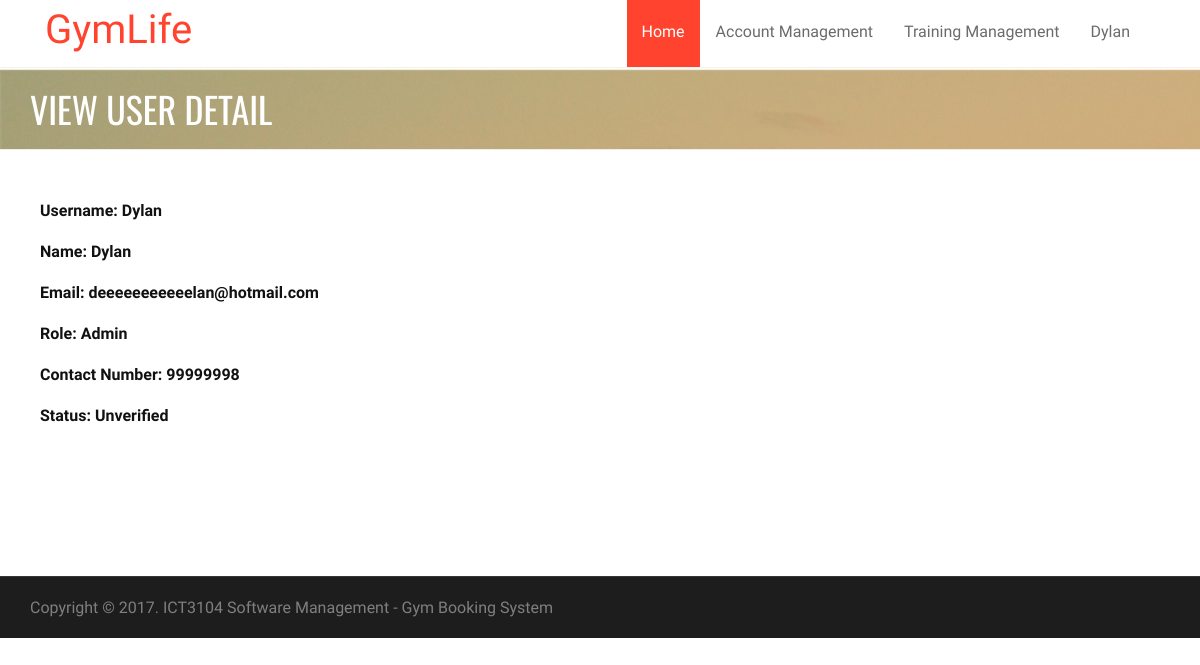
The app's page /admin/viewUser.php?id=1 (signed in), older data.
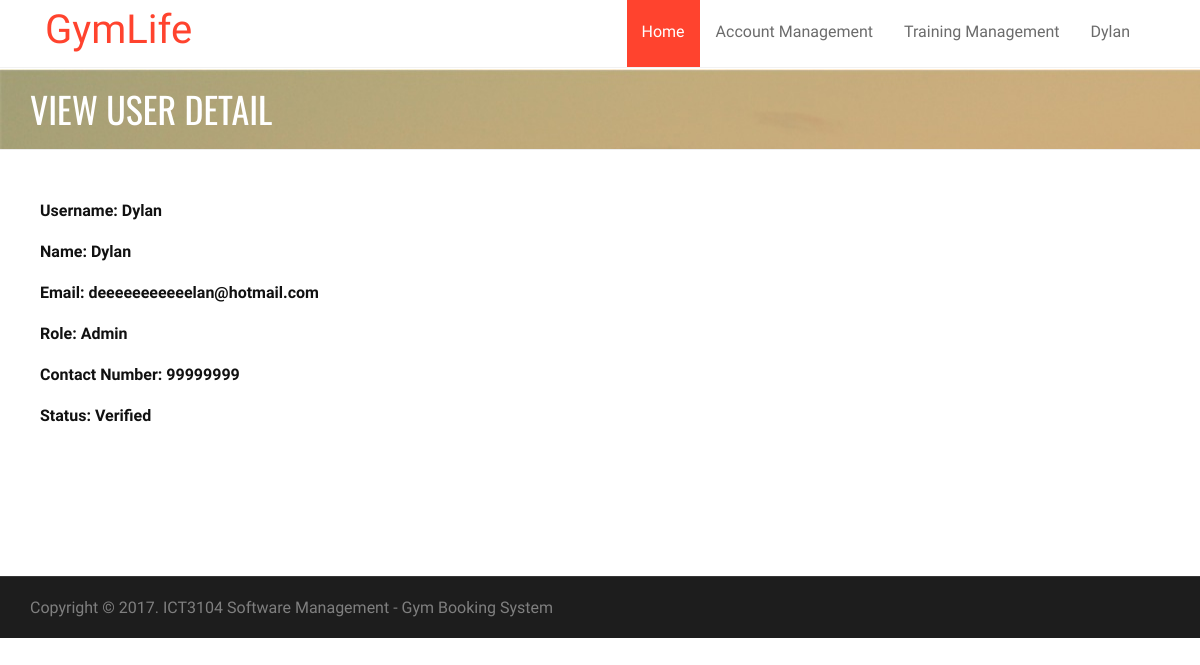
The same page, newer data.
### tables this page shows
CREATE TABLE `user` (
  `userID` int(11) NOT NULL,
  `roleID` int(11) NOT NULL,
  `name` varchar(255) NOT NULL,
  `userName` varchar(15) NOT NULL,
  `email` varchar(255) NOT NULL,
  `contactNumber` int(11) NOT NULL,
  `password` varchar(255) NOT NULL,
  `status` int(11) NOT NULL,
  `passwordChange` bit(1) NOT NULL
);

### db.class.php (called while the page is built, shortened)
<?php
class DB {
  protected static $mdb = null;
  public static function getMDB() {
    $mdb = DB::$mdb;
    if ($mdb === null) {
      $mdb = DB::$mdb = new MeekroDB();
    }
    $db_class_vars = get_class_vars('DB');
    return $mdb;
  }
  public static function queryFirstRow() { $args = func_get_args(); return call_user_func_array(array(DB::getMDB(), 'queryFirstRow'), $args); }
}
class MeekroDB {
  public $dbName = '';
  public $user = '';
  public $password = '';
  public $host = 'localhost';
  public $port = null;
  public $encoding = 'latin1';
  public $param_char = '%';
  public $named_param_seperator = '_';
  public $connect_options = array(MYSQLI_OPT_CONNECT_TIMEOUT => 30);
  public $internal_mysql = null;
  public function __construct($host=null, $user=null, $password=null, $dbName=null, $port=null, $encoding=null) {
    if ($host === null) $host = DB::$host;
    if ($user === null) $user = DB::$user;
    if ($password === null) $password = DB::$password;
    if ($dbName === null) $dbName = DB::$dbName;
    if ($port === null) $port = DB::$port;
    if ($encoding === null) $encoding = DB::$encoding;
    $this->host = $host;
    $this->user = $user;
    $this->password = $password;
    $this->dbName = $dbName;
    $this->port = $port;
    $this->encoding = $encoding;
  }
  public function get() {
    $mysql = $this->internal_mysql;
    if (!($mysql instanceof MySQLi)) {
      if (! $this->port) $this->port = ini_get('mysqli.default_port');
      $mysql = new mysqli();
      foreach ($this->connect_options as $key => $value) {
        $mysql->options($key, $value);
      }
      $mysql->set_charset($this->encoding);
      $this->internal_mysql = $mysql;
    }
    return $mysql;
  }
  protected function preparseQueryParams() {
    $args = func_get_args();
    $sql = trim(strval(array_shift($args)));
    $args_all = $args;
    $param_char_length = strlen($this->param_char);
    $named_seperator_length = strlen($this->named_param_seperator);
    $types = array(
      $this->param_char . 'll',
      $this->param_char . 'ls',
      $this->param_char . 'l',
      $this->param_char . 'li',
      $this->param_char . 'ld',
      $this->param_char . 'lb',
      $this->param_char . 'lt',
      $this->param_char . 's',
      $this->param_char . 'i',
      $this->param_char . 'd',
      $this->param_char . 'b',
      $this->param_char . 't',
      $this->param_char . '?',
      $this->param_char . 'ss'
    );
    $posList = array();
    foreach ($types as $type) {
      $lastPos = 0;
      while (($pos = strpos($sql, $type, $lastPos)) !== false) {
        $lastPos = $pos + 1;
        $posList[$pos] = $type;
      }
    }
    ksort($posList);
    $chunkyQuery = array();
    $pos_adj = 0;
    foreach ($posList as $pos => $type) {
      $type = substr($type, $param_char_length);
      $length_type = strlen($type) + $param_char_length;
      $new_pos = $pos + $pos_adj;
      $new_pos_back = $new_pos + $length_type;
      $arg_number_length = 0;
      if ($arg_number_length = strspn($sql, '0123456789', $new_pos_back)) {
        $arg_number = substr($sql, $new_pos_back, $arg_number_length);
        if (! array_key_exists($arg_number, $args_all)) $this->nonSQLError("Non existent argument reference (arg $arg_number): $sql");
        $arg = $args_all[$arg_number];
      } else {
        $arg = array_shift($args);
      }
      if ($new_pos > 0) $chunkyQuery[] = substr($sql, 0, $new_pos);
      if (is_object($arg) && ($arg instanceof WhereClause)) {
        list($clause_sql, $clause_args) = $arg->textAndArgs();
        array_unshift($clause_args, $clause_sql);
        $preparsed_sql = call_user_func_array(array($this, 'preparseQueryParams'), $clause_args);
        $chunkyQuery = array_merge($chunkyQuery, $preparsed_sql);
      } else {
        $chunkyQuery[] = array('type' => $type, 'value' => $arg);
      }
      $sql = substr($sql, $new_pos_back + $arg_number_length);
      $pos_adj -= $new_pos_back + $arg_number_length;
    }
    return $chunkyQuery;
  }
  protected function escape($str) { return "'" . $this->get()->real_escape_string(strval($str)) . "'"; }
  protected function parseQueryParams() {
    $args = func_get_args();
    $chunkyQuery = call_user_func_array(array($this, 'preparseQueryParams'), $args);
    $query = '';
    $array_types = array('ls', 'li', 'ld', 'lb', 'll', 'lt');
    foreach ($chunkyQuery as $chunk) {
      if (is_string($chunk)) {
        $query .= $chunk;
        continue;
      }
      $type = $chunk['type'];
      $arg = $chunk['value'];
      $result = '';
      if ($type != '?') {
        $is_array_type = in_array($type, $array_types, true);
      }
      if ($type == 's') $result = $this->escape($arg);
      $query .= $result;
    }
    return $query;
  }
  protected function prependCall($function, $args, $prepend) { array_unshift($args, $prepend); return call_user_func_array($function, $args); }
  public function query() { $args = func_get_args(); return $this->prependCall(array($this, 'queryHelper'), $args, 'assoc'); }
  protected function queryHelper() {
    $args = func_get_args();
    $type = array_shift($args);
    $db = $this->get();
    $is_buffered = true;
    $row_type = 'assoc';
    $full_names = false;
    $sql = call_user_func_array(array($this, 'parseQueryParams'), $args);
    $result = $db->query($sql, $is_buffered ? MYSQLI_STORE_RESULT : MYSQLI_USE_RESULT);
    $return = array();
    while ($row = ($row_type == 'assoc' ? $result->fetch_assoc() : $result->fetch_row())) {
      $return[] = $row;
    }
    return $return;
  }
  public function queryFirstRow() {
    $args = func_get_args();
    $result = call_user_func_array(array($this, 'query'), $args);
    return reset($result);
  }
}
?>

### admin/viewUser.php (the view, shortened to what the changed rows need)
<?php
$id = $_GET['id'];
$record = DB::queryFirstRow("SELECT * FROM user WHERE userid=%s", $id);
$username = $record["userName"];
$name = $record["name"];
$email = $record["email"];
$role = $record["roleID"];
if ($role == '1') {
    $role = "Admin";
} elseif ($role == '2') {
    $role = "Trainer ";
} elseif ($role == '3') {
    $role = "Trainee";
}
$contact = $record["contactNumber"];
$status = $record["status"];
if ($status == '1') {
    $status = "Unverified";
} elseif ($status == '2') {
    $status = "Verified ";
}
?>
<!doctype html>
<html lang="en">
    <head>
        <link rel="stylesheet" href="../asset/bootstrap/css/bootstrap.min.css" type="text/css">
        <link rel="stylesheet" href="../asset/font-awesome/css/font-awesome.min.css" type="text/css">
        <link rel="stylesheet" href="../asset/css/owl.carousel.css" type="text/css">
        <link rel="stylesheet" href="../asset/css/owl.theme.css" type="text/css">
        <link rel="stylesheet" href="../asset/css/owl.transitions.css" type="text/css">
        <link rel="stylesheet" type="text/css" href="../asset/css/animate.css">
        <link rel="stylesheet" type="text/css" href="../asset/css/lightbox.css">
        <link rel="stylesheet" type="text/css" href="../asset/css/style.css">
        <link rel="stylesheet" type="text/css" href="../asset/css/responsive.css">
    </head>
    <body>
        <div class="page-header">
            <div class="overlay">
                <div class="container">
                    <div class="row">
                        <div class="col-md-12">
                            <h1>View User Detail</h1>
                        </div>
                    </div>
                </div>
            </div>
        </div>
        <section id="about-section" class="about-section">
            <div class="container">
                <div class="row" style="margin-left:10px">
                    <div class="form-group">
                        <label class="control-label" for="textinput">Username:  </label>
                        <label><?php echo $username; ?></label>
                    </div>
                    <div class="form-group">
                        <label class="control-label" for="textinput">Name: </label>
                        <label><?php echo $name; ?></label>
                    </div>
                    <div class="form-group">
                        <label class="control-label" for="textinput">Email: </label>
                        <label><?php echo $email; ?></label>
                    </div>
                    <div class="form-group">
                        <label class="control-label" for="textinput">Role: </label>
                        <label><?php echo $role; ?></label>
                    </div>
                    <div class="form-group">
                        <label class="control-label" for="textinput">Contact Number: </label>
                        <label><?php echo $contact; ?></label>
                    </div>
                    <div class="form-group">
                        <label class="control-label" for="textinput">Status: </label>
                        <label><?php echo $status; ?></label>
                    </div>
                </div>
            </div>
    </section>
</body>
</html>

Row changes from the older to the newer data that the page shows:
changed user "Dylan": contactNumber "99999998" → "99999999"; status "Unverified" → "Verified"
